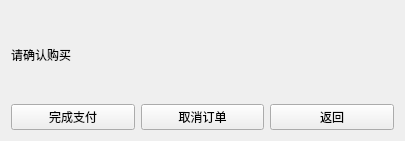
<?xml version="1.0" encoding="UTF-8"?>
<ui version="4.0">
 <class>Pay</class>
 <widget class="QWidget" name="Pay">
  <property name="geometry">
   <rect>
    <x>0</x>
    <y>0</y>
    <width>405</width>
    <height>141</height>
   </rect>
  </property>
  <property name="windowTitle">
   <string>Form</string>
  </property>
  <layout class="QGridLayout" name="gridLayout">
   <item row="1" column="0">
    <widget class="QPushButton" name="pay">
     <property name="text">
      <string>完成支付</string>
     </property>
    </widget>
   </item>
   <item row="1" column="2">
    <widget class="QPushButton" name="payReturn">
     <property name="text">
      <string>返回</string>
     </property>
    </widget>
   </item>
   <item row="0" column="0">
    <widget class="QLabel" name="label">
     <property name="text">
      <string>请确认购买</string>
     </property>
    </widget>
   </item>
   <item row="1" column="1">
    <widget class="QPushButton" name="cancle">
     <property name="text">
      <string>取消订单</string>
     </property>
    </widget>
   </item>
  </layout>
 </widget>
 <resources/>
 <connections/>
</ui>
